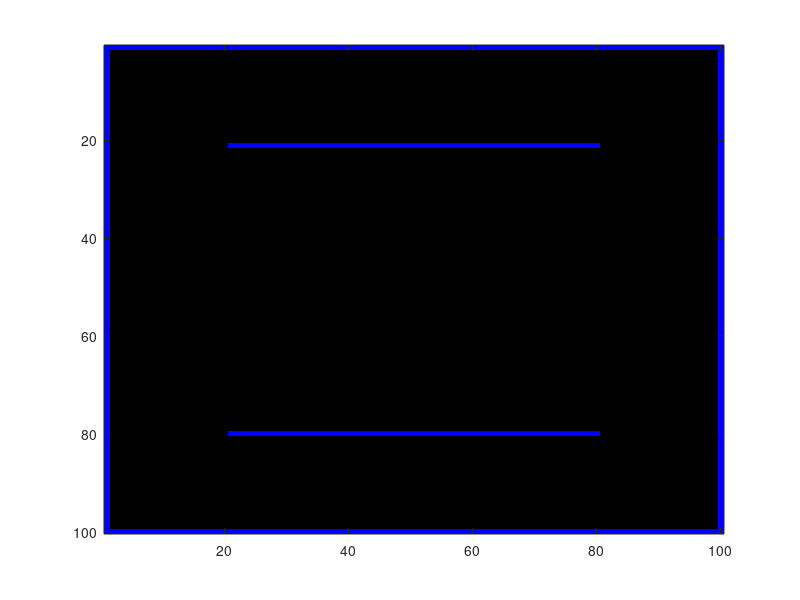

MATLAB code to generate this figure:
clc
clear all
close all
r=zeros(100,100);
g=zeros(100,100);
b=zeros(100,100);
mhx=zeros(1,520);
mhy=zeros(1,520);
for i=1:100
    mhx(i)=1;
    mhy(i)=i;
    mhx(100+i)=i;
    mhy(100+i)=100;
    mhx(200+i)=100;
    mhy(200+i)=i;
    mhx(300+i)=i;
    mhy(300+i)=1;
end
for i=1:60
    mhx(400+i)=21;
    mhy(400+i)=20+i;
    mhx(460+i)=80;
    mhy(460+i)=20+i;
end
   
    for i=1:100
        r(mhx(i),mhy(i))=0;
        g(mhx(i),mhy(i))=0;
        b(mhx(i),mhy(i))=255;
    end
    for i=101:200
        r(mhx(i),mhy(i))=0;
        g(mhx(i),mhy(i))=0;
        b(mhx(i),mhy(i))=255;
    end
    for i=201:300
        r(mhx(i),mhy(i))=0;
        g(mhx(i),mhy(i))=0;
        b(mhx(i),mhy(i))=255;
    end
    for i=301:400
        r(mhx(i),mhy(i))=0;
        g(mhx(i),mhy(i))=0;
        b(mhx(i),mhy(i))=255;
    end
    for i=401:460
        r(mhx(i),mhy(i))=0;
        g(mhx(i),mhy(i))=0;
        b(mhx(i),mhy(i))=255;
    end
    for i=461:520
        r(mhx(i),mhy(i))=0;
        g(mhx(i),mhy(i))=0;
        b(mhx(i),mhy(i))=255;
    end
    

im=cat(3,r,g,b);
subimage(uint8(im));